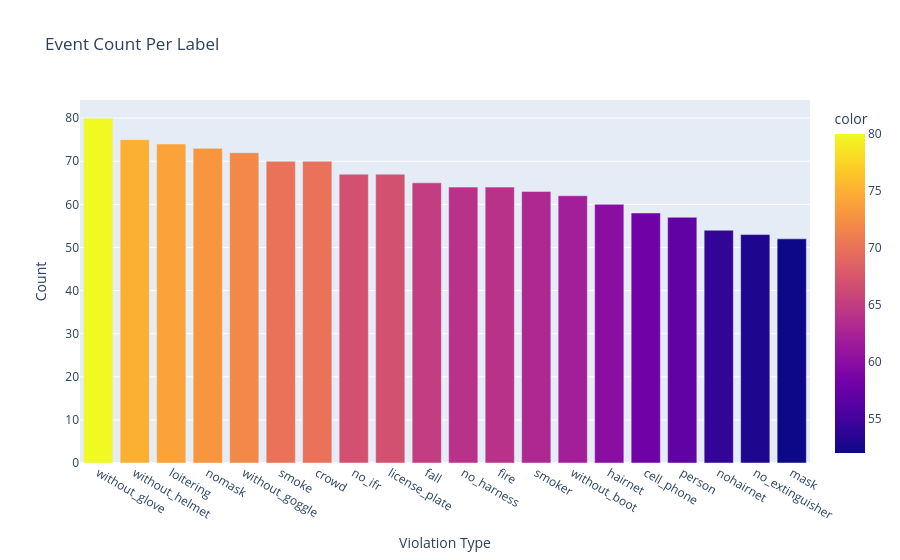

Here is the notebook cell this chart was saved with:
### Code cell
fig = px.bar(
    x=label_counts.index,
    y=label_counts.values,
    title="Event Count Per Label",
    labels={
        'x':'Violation Type',
        'y':'Count'
    },
    color=label_counts.values
)

fig.show()

### Figure 1 — Plotly figure (JSON) as saved in the notebook; plotly's stock layout.template omitted (floating-point values rounded to 4 significant figures)
{"data": [{"alignmentgroup": "True", "hovertemplate": "Violation Type=%{x}<br>Count=%{y}<br>color=%{marker.color}<extra></extra>", "legendgroup": "", "marker": {"color": [80, 75, 74, 73, 72, 70, 70, 67, 67, 65, 64, 64, 63, 62, 60, 58, 57, 54, 53, 52], "coloraxis": "coloraxis", "pattern": {"shape": ""}}, "name": "", "offsetgroup": "", "orientation": "v", "showlegend": false, "textposition": "auto", "type": "bar", "x": ["without_glove", "without_helmet", "loitering", "nomask", "without_goggle", "smoke", "crowd", "no_ifr", "license_plate", "fall", "no_harness", "fire", "smoker", "without_boot", "hairnet", "cell_phone", "person", "nohairnet", "no_extinguisher", "mask"], "xaxis": "x", "y": [80, 75, 74, 73, 72, 70, 70, 67, 67, 65, 64, 64, 63, 62, 60, 58, 57, 54, 53, 52], "yaxis": "y"}], "layout": {"autosize": true, "barmode": "relative", "coloraxis": {"colorbar": {"title": {"text": "color"}}, "colorscale": [[0, "#0d0887"], [0.1111, "#46039f"], [0.2222, "#7201a8"], [0.3333, "#9c179e"], [0.4444, "#bd3786"], [0.5556, "#d8576b"], [0.6667, "#ed7953"], [0.7778, "#fb9f3a"], [0.8889, "#fdca26"], [1, "#f0f921"]]}, "legend": {"tracegroupgap": 0}, "title": {"text": "Event Count Per Label"}, "xaxis": {"anchor": "y", "autorange": true, "domain": [0, 1], "range": [-0.5, 19.5], "title": {"text": "Violation Type"}, "type": "category"}, "yaxis": {"anchor": "x", "autorange": true, "domain": [0, 1], "range": [0, 84.21], "title": {"text": "Count"}, "type": "linear"}}}
